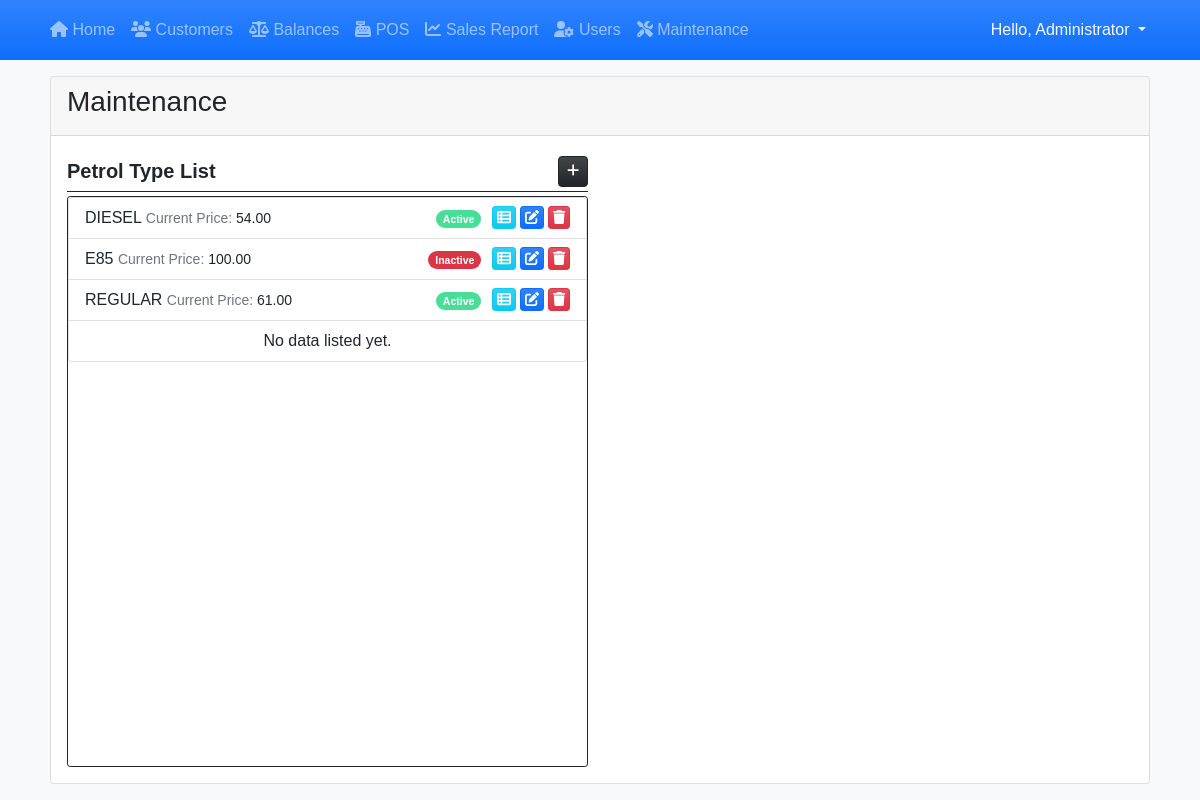
Screenshot of /?page=maintenance (signed in) with the database file from the repository.
### tables this page shows
CREATE TABLE `petrol_type_list` (
            `petrol_type_id` INTEGER NOT NULL PRIMARY KEY AUTOINCREMENT,
            `name` TEXT NOT NULL,
            `price` REAL NOT NULL,
            `status` INTEGER NOT NULL DEFAULT 1
        );

### maintenance.php (the view, shortened to what this page needs)
<div class="card h-100 d-flex flex-column">
    <div class="card-header d-flex justify-content-between">
        <h3 class="card-title">Maintenance</h3>
    </div>
    <div class="card-body flex-grow-1">
        <div class="col-12 h-100">
            <div class="row h-100">
                <div class="col-md-6 h-100 d-flex flex-column">
                    <div class="w-100 d-flex border-bottom border-dark py-1 mb-1">
                        <div class="fs-5 col-auto flex-grow-1"><b>Petrol Type List</b></div>
                        <div class="col-auto flex-grow-0 d-flex justify-content-end">
                            <a href="javascript:void(0)" id="new_petrol_type" class="btn btn-dark btn-sm bg-gradient rounded-2" title="Add Pertol Type"><span class="fa fa-plus"></span></a>
                        </div>
                    </div>
                    <div class="h-100 overflow-auto border rounded-1 border-dark">
                        <ul class="list-group">
                            <?php
                            $cat_qry = $conn->query("SELECT * FROM `petrol_type_list` order by `name` asc");
                            while($row = $cat_qry->fetchArray()):
                            ?>
                            <li class="list-group-item d-flex align-items-center">
                                <div class="col-8 flex-grow-1">
                                    <?php echo $row['name'] ?> <small><span class="text-muted">Current Price: </span><?php echo number_format($row['price'],2) ?></small>
                                </div>
                                <div class="col-2 pe-2 text-end">
                                    <?php
                                        if(isset($row['status']) && $row['status'] == 1){
                                            echo "<small><span class='badge rounded-pill bg-success'>Active</span></small>";
                                        }else{
                                            echo "<small><span class='badge rounded-pill bg-danger'>Inactive</span></small>";
                                        }
                                    ?>
                                </div>
                                <div class="col-2 d-flex justify-content-end">
                                    <a href="javascript:void(0)" class="view_petrol_type btn btn-sm btn-info text-light bg-gradient py-0 px-1 me-1" title="View Pertol Type Details" data-id="<?php echo $row['petrol_type_id'] ?>" ><span class="fa fa-th-list"></span></a>
                                    <a href="javascript:void(0)" class="edit_petrol_type btn btn-sm btn-primary bg-gradient py-0 px-1 me-1" title="Edit Pertol Type Details" data-id="<?php echo $row['petrol_type_id'] ?>"  data-name="<?php echo $row['name'] ?>"><span class="fa fa-edit"></span></a>
                                    <a href="javascript:void(0)" class="delete_petrol_type btn btn-sm btn-danger bg-gradient py-0 px-1" title="Delete Pertol Type" data-id="<?php echo $row['petrol_type_id'] ?>"  data-name="<?php echo $row['name'] ?>"><span class="fa fa-trash"></span></a>
                                </div>
                            </li>
                            <?php endwhile; ?>
                            <?php if(!$cat_qry->fetchArray()): ?>
                                <li class="list-group-item text-center">No data listed yet.</li>
                            <?php endif; ?>
                        </ul>
                    </div>
                </div>
            </div>
        </div>
    </div>
</div>

### index.php (shortened to what this page needs)
<?php
$page = isset($_GET['page']) ? $_GET['page'] : 'home';
?>
<!DOCTYPE html>
<html lang="en">
<head>
    <link rel="stylesheet" href="./Font-Awesome-master/css/all.min.css">
    <link rel="stylesheet" href="./css/bootstrap.min.css">
    <link rel="stylesheet" href="./DataTables/datatables.min.css">
</head>
<body>
    <main>
    <nav class="navbar navbar-expand-lg navbar-dark bg-primary bg-gradient" id="topNavBar">
            <div class="container">
                <div class="collapse navbar-collapse" id="navbarNav">
                    <ul class="navbar-nav me-auto">
                        <li class="nav-item">
                            <a class="nav-link <?php echo ($page == 'home') ? 'active' : '' ?>" href="./"><i class="fas fa-home"></i> Home</a>
                        </li>
                        <?php if ($_SESSION['type'] == 1): ?>
                        <li class="nav-item">
                            <a class="nav-link <?php echo ($page == 'customer') ? 'active' : '' ?>" href="./?page=customer"><i class="fas fa-users"></i> Customers</a>
                        </li>
                        <li class="nav-item">
                            <a class="nav-link <?php echo ($page == 'balances') ? 'active' : '' ?>" href="./?page=balances"><i class="fas fa-balance-scale"></i> Balances</a>
                        </li>
                        <?php endif; ?>
                        <li class="nav-item">
                            <a class="nav-link <?php echo ($page == 'sales') ? 'active' : '' ?>" href="./?page=sales"><i class="fas fa-cash-register"></i> POS</a>
                        </li>
                        <li class="nav-item">
                            <a class="nav-link <?php echo ($page == 'sales_report') ? 'active' : '' ?>" href="./?page=sales_report"><i class="fas fa-chart-line"></i> Sales Report</a>
                        </li>
                        <?php if ($_SESSION['type'] == 1): ?>
                        <li class="nav-item">
                            <a class="nav-link <?php echo ($page == 'users') ? 'active' : '' ?>" href="./?page=users"><i class="fas fa-user-cog"></i> Users</a>
                        </li>
                        <li class="nav-item">
                            <a class="nav-link" href="./?page=maintenance"><i class="fas fa-tools"></i> Maintenance</a>
                        </li>
                        <?php endif; ?>
                    </ul>
                    <div class="dropdown">
                        <button class="btn btn-secondary dropdown-toggle bg-transparent text-light border-0" type="button" id="dropdownMenuButton1" data-bs-toggle="dropdown" aria-expanded="false">
                            Hello, <?php echo $_SESSION['fullname'] ?>
                        </button>
                    </div>
                </div>
            </div>
        </nav>
    <div class="container py-3" id="page-container">
        <?php
            include $page.'.php';
        ?>
    </div>
    </main>
</body>
</html>

### index.php (style rules this page uses)
:root { --bs-success-rgb: 71, 222, 152 !important; }
html, body { height: 100%; width: 100%; background-color: #f8f9fa; margin: 0; padding: 0; font-family: 'Arial', sans-serif; }
main { height: 100%; display: flex; flex-direction: column; }
#page-container { flex: 1 1 auto; padding: 20px; overflow: auto; }
#topNavBar { flex: 0 1 auto; }
.navbar { padding: 0.5rem 1rem; }
.navbar-nav .nav-link { font-size: 1rem; padding: 10px 20px; transition: background 0.3s; }

### rows the page displays
petrol_type_list: name "DIESEL", price "54.00", status "Active"
petrol_type_list: name "E85", price "100.00", status "Inactive"
petrol_type_list: name "REGULAR", price "61.00", status "Active"

### other values shown
$_SESSION['fullname'] "Administrator"
